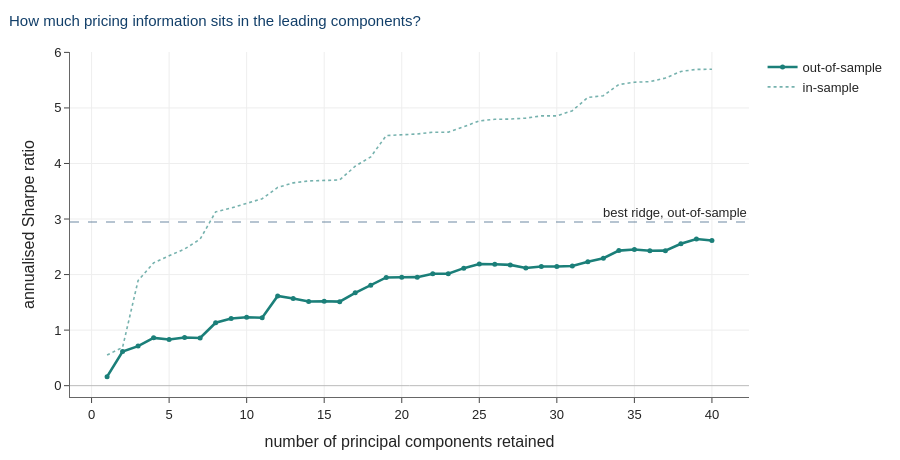

The cell this chart's notebook holds for it:
### Markdown cell above
Both correlations are **negative**. Signals that load heavily on the leading principal
components — the directions in which the zoo actually varies — tend to earn *less*,
not more.

That is the answer to the question this section asks, arrived at before we estimate
anything. If expected returns were concentrated in the high-variance directions, a
stochastic discount factor built from a handful of principal components would work
well. Here they are, if anything, mildly *anti*-aligned.

Keep that picture in mind for the sweep below.

### Code cell
pc = sweeps["pc"]
fig = go.Figure()
fig.add_trace(go.Scatter(x=pc.param, y=pc.oos_sharpe, mode="lines+markers",
                         line=dict(color=TEAL, width=2.6),
                         marker=dict(size=5), name="out-of-sample"))
fig.add_trace(go.Scatter(x=pc.param, y=pc.is_sharpe, mode="lines",
                         line=dict(color=TEAL, width=1.6, dash="dot"),
                         name="in-sample", opacity=0.6))
best_ridge = sweeps["ridge"].oos_sharpe.max()
fig.add_hline(y=best_ridge, line=dict(color=NAVY, width=2, dash="dash"),
              annotation_text="best ridge, out-of-sample",
              annotation_position="top right")
fig.update_xaxes(title="number of principal components retained")
fig.update_yaxes(title="annualised Sharpe ratio")
airm_layout(fig, "How much pricing information sits in the leading components?")

### Figure 1 — Plotly figure (JSON) as saved in the notebook; plotly's stock layout.template omitted (floating-point values rounded to 4 significant figures)
{"data": [{"line": {"color": "#1B7F79", "width": 2.6}, "marker": {"size": 5}, "mode": "lines+markers", "name": "out-of-sample", "type": "scatter", "x": [1, 2, 3, 4, 5, 6, 7, 8, 9, 10, 11, 12, 13, 14, 15, 16, 17, 18, 19, 20, 21, 22, 23, 24, 25, 26, 27, 28, 29, 30, 31, 32, 33, 34, 35, 36, 37, 38, 39, 40], "y": [0.1627, 0.6131, 0.7123, 0.861, 0.8322, 0.8671, 0.8573, 1.133, 1.21, 1.231, 1.222, 1.614, 1.57, 1.515, 1.52, 1.513, 1.671, 1.809, 1.948, 1.951, 1.953, 2.014, 2.015, 2.116, 2.188, 2.186, 2.174, 2.118, 2.146, 2.144, 2.154, 2.231, 2.295, 2.431, 2.45, 2.429, 2.431, 2.555, 2.64, 2.615]}, {"line": {"color": "#1B7F79", "dash": "dot", "width": 1.6}, "mode": "lines", "name": "in-sample", "opacity": 0.6, "type": "scatter", "x": [1, 2, 3, 4, 5, 6, 7, 8, 9, 10, 11, 12, 13, 14, 15, 16, 17, 18, 19, 20, 21, 22, 23, 24, 25, 26, 27, 28, 29, 30, 31, 32, 33, 34, 35, 36, 37, 38, 39, 40], "y": [0.5509, 0.6894, 1.892, 2.211, 2.339, 2.46, 2.637, 3.13, 3.197, 3.278, 3.366, 3.568, 3.651, 3.686, 3.701, 3.702, 3.951, 4.118, 4.503, 4.519, 4.531, 4.563, 4.564, 4.661, 4.767, 4.796, 4.799, 4.817, 4.857, 4.857, 4.95, 5.188, 5.22, 5.421, 5.462, 5.473, 5.537, 5.657, 5.693, 5.696]}], "layout": {"annotations": [{"showarrow": false, "text": "best ridge, out-of-sample", "x": 1, "xanchor": "right", "xref": "x domain", "y": 2.948, "yanchor": "bottom", "yref": "y"}], "font": {"family": "Helvetica, Arial, sans-serif", "size": 13}, "height": 460, "margin": {"b": 60, "l": 70, "r": 30, "t": 52}, "shapes": [{"line": {"color": "#123F69", "dash": "dash", "width": 2}, "type": "line", "x0": 0, "x1": 1, "xref": "x domain", "y0": 2.948, "y1": 2.948, "yref": "y"}], "title": {"font": {"color": "#123F69", "size": 15}, "text": "How much pricing information sits in the leading components?", "x": 0.01, "xanchor": "left"}, "xaxis": {"gridcolor": "#EEEEEE", "linecolor": "#666666", "showgrid": true, "ticks": "outside", "title": {"text": "number of principal components retained"}, "zeroline": false}, "yaxis": {"gridcolor": "#EEEEEE", "linecolor": "#666666", "showgrid": true, "ticks": "outside", "title": {"text": "annualised Sharpe ratio"}, "zeroline": true, "zerolinecolor": "#BBBBBB"}}}
